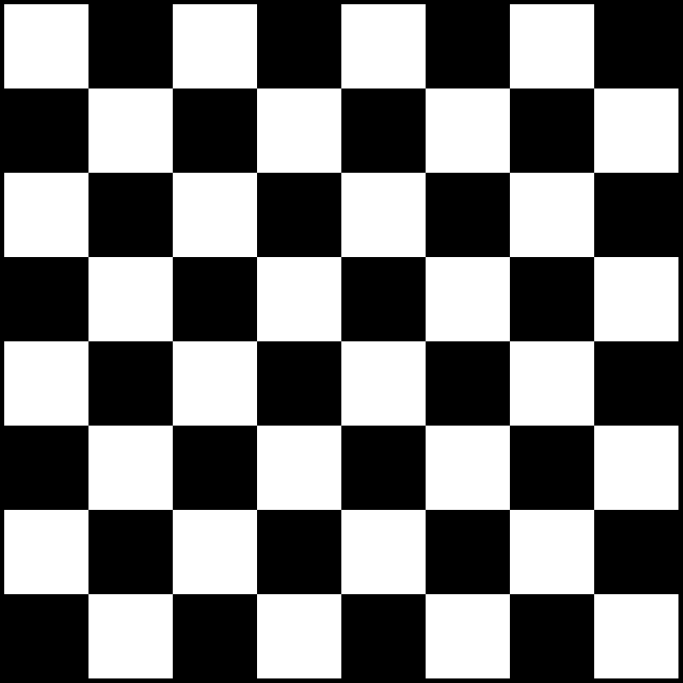
#> input picture assets/Chess_Board.png, 2048 x 2048 px (shown at 1/3 size)
$ python corner_detection.py
#> lines starting #> are read from the running program, lines starting #| are printed output that depends on the picture; after the words box and inside, x2 and y2 are one past the last pixel; in counts of white or black regions, pixels touching at a corner belong together
import numpy as np
import cv2

img = cv2.imread('./assets/Chess_Board.png')
#> img is the input picture: shape (2048, 2048, 3); min 0, max 255, mean 124.4
img = cv2.resize(img, (0, 0), fx=0.25, fy=0.25)
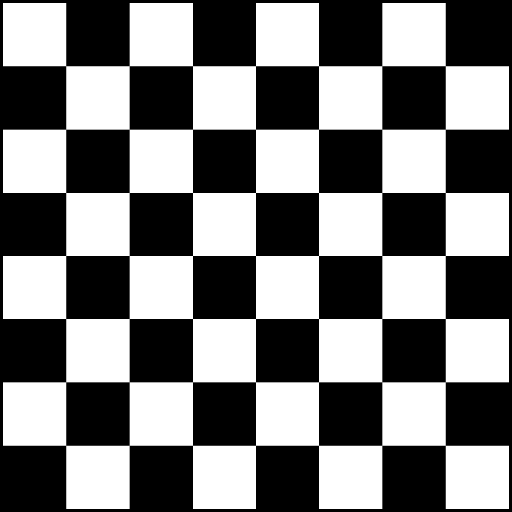
#> img: shape (512, 512, 3); min 0, max 255, mean 124.5


# turn in to greyscale
# cz it is easier for the algorithm to detect corners in greyscale than in RGB
gray = cv2.cvtColor(img, cv2.COLOR_BGR2GRAY)

# corner detection
# param - goodFeaturesToTracking(source_img, num_best_corners_to_detect, min_quality_for_the_corner(0-1), min_euclidian_distance_between_two_corners)
corners = cv2.goodFeaturesToTrack(gray, 100, 0.5, 10)
#> corners = 79 rows, first 8: [319, 319], [256, 319], [193, 319], [319, 256], [256, 256], [193, 256], [319, 193], [256, 193]
# print(corners)

corners = np.int0(corners)

# removing the unwanted dimensionality
for i in corners:
    x, y = i.ravel()  # ravel will flatten an array [[[1,2,3]]] --> [1,2,3]
    cv2.circle(img, (x, y), 5, (255, 0, 0), -1)
#> this loop made 79 passes
#> (x, y) on passes 1 to 12: (319, 319), (256, 319), (193, 319), (319, 256), (256, 256), (193, 256), (319, 193), (256, 193), (193, 193), (66, 319), (445, 318), (445, 256)
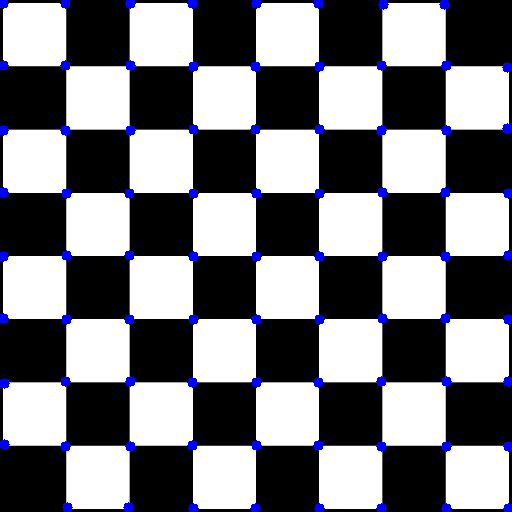
#> img: shape (512, 512, 3); 2.36% of pixels changed, all inside (x1, y1, x2, y2) = (0, 0, 512, 512)

for i in range(len(corners)):
    for j in range(len(corners)):
        corner1 = tuple(corners[i][0])
        corner2 = tuple(corners[j][0])
        color = tuple(map(lambda x: int(x), np.random.randint(0, 255, size=3)))
        cv2.line(img, corner1, corner2, color, 1)
#> this loop made 79 passes
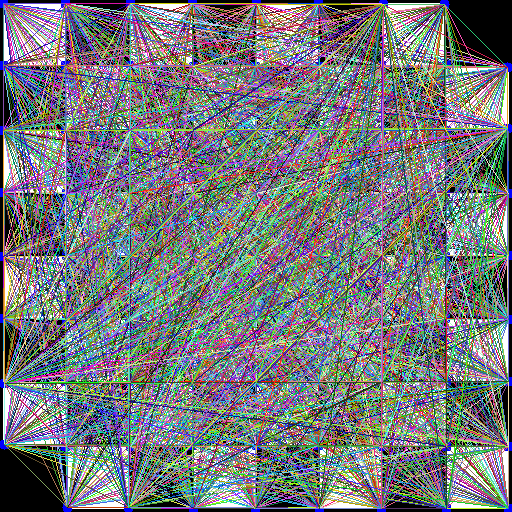
#> img: shape (512, 512, 3); mean B, G, R 123, 120, 117.3
cv2.imshow('frame', img)
cv2.waitKey(0)
cv2.destroyAllWindows()
